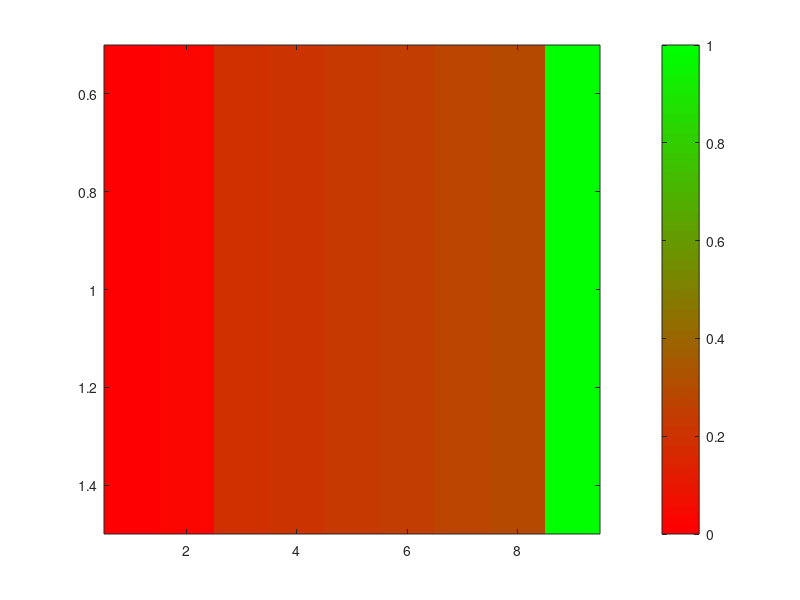

MATLAB code to generate this figure:
% imagesc_image_demo.m
% NENS 230 Autumn 2011, Stanford University
%
% This demo demonstrates the basics of visualizing a matrix using
% the imagesc( ) and image( ) functions, as well as the concept of a colormap


%% *******************************************************************
%                                 imagesc
% *******************************************************************
% Let's build a matrix
M = [ 1  2  3  4  5  6 ;
      7  8  9  10 11 12;
      13 14 15 16 17 18;
      19 20 21 22 23 24;
      25 26 27 28 29 30; 
      31 32 33 34 35 36; 
       0  8 15 22 29 36]
  
% The most common way to visualize the contents of a matrix looks like 
% is using imagesc
h = imagesc( M ) ; % note I'm being sloppy and not keeping track of figure
                   % and axis object handle
axh = get( h, 'Parent');
% Add a colorbar to see what each color represents
cbarh = colorbar( 'peer', axh ); % colorbar is a child of the axis, not the image object

%% *******************************************************************
%                                Colormaps
% *******************************************************************
% Can play with colormaps in figure window -> Edit -> Colormap
% Programatically show several colormaps
colormap( axh, 'bone')
colormap( axh, 'hot')
colormap( axh, 'cool')
colormap( axh, 'lines') % repeats colors!
colormap( axh, 'jet'); % Blue -> Red; Very popular

% Negative or decimal values are treated the same way
M = M -15.3
h = imagesc( M ); % no change, since scale is the same

% Note that imagesc scales colormap to full range of matrix
% values. This can cause a problem:
M(end,end) = 100
h = imagesc( M );

% undo this:
M = M + 15.3;
M(end, end) = 36;
colormap( axh, 'jet')
h = imagesc( M )

% We can load in a pre-built colormap and modify it.
myColormap = jet( 15 ) % the argument tells it how many different color 
                         % increments to include.
                         
colormap( axh, myColormap )   

% We probably want more fine-grained color gradations:
myColormap = jet( 256 );
size( myColormap )
colormap( axh, myColormap)

% Let's change the colormap to make our mininum value black:
myColormap(1,:) = [0 0 0];
colormap( axh, myColormap )

% We can also build our own colormap. Let's make one that goes
% from red to green:
myColormap = zeros(50,3)
myColormap(:,1) = 1: -1/49: 0; % Red decreases from 1 to 0
myColormap(:,2) = 0:  1/49: 1 % Green increases from 0 to 1
colormap( axh, myColormap )

%% *******************************************************************
%                                 image
% *******************************************************************%
h = image( M ); 
colorbar( 'peer', axh);
% Make this more obvious
A = [ 1 2 10:15 50];
h = image( A );
colorbar( 'peer', axh);
